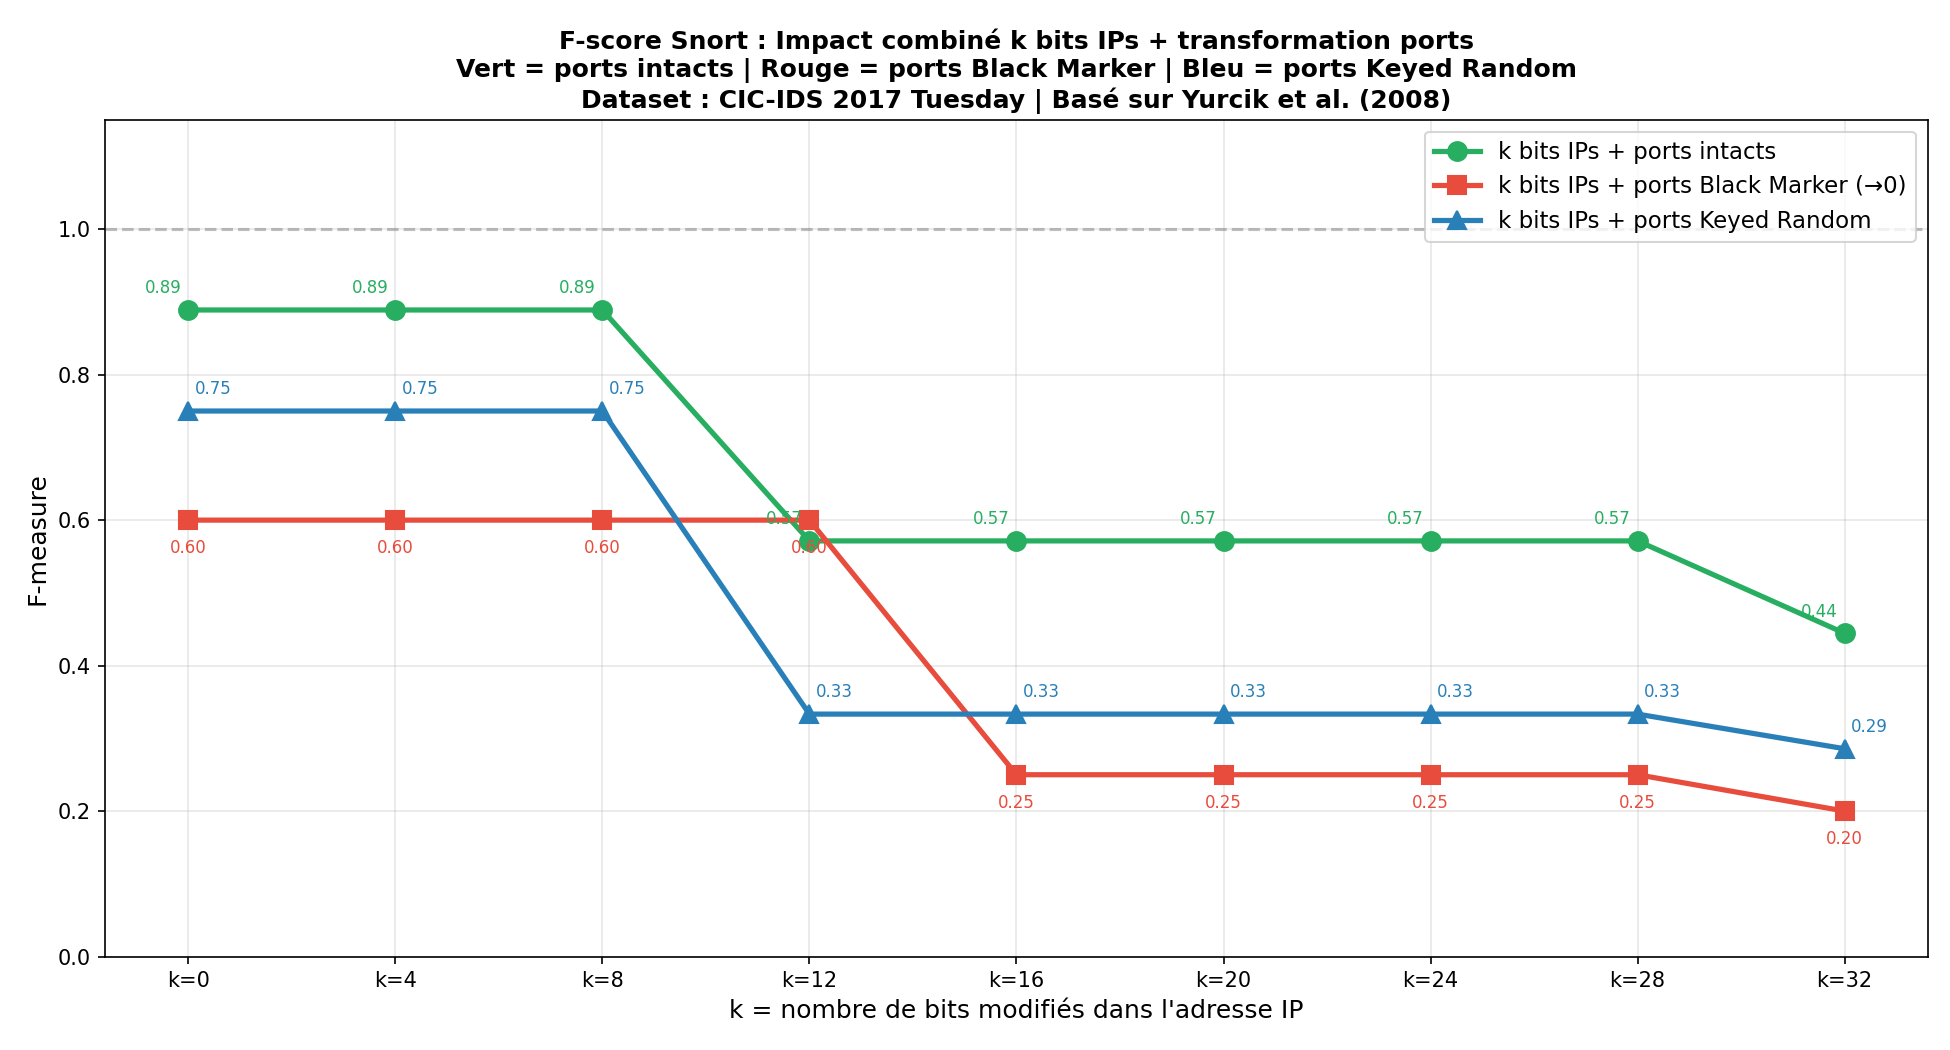

Write the Python code that produced this figure.
#!/usr/bin/env python3
"""
GRAPHIQUE 3 COURBES : K BITS IPs + TRANSFORMATION PORTS
=========================================================


Courbe 1 (verte)  : k bits IPs + ports INTACTS
Courbe 2 (rouge)  : k bits IPs + ports BLACK MARKER
Courbe 3 (bleue)  : k bits IPs + ports KEYED RANDOM
"""


import matplotlib
matplotlib.use('Agg')
import matplotlib.pyplot as plt
from snort_metrics import compute_ids_metrics


K_VALUES     = [0, 4, 8, 12, 16, 20, 24, 28, 32]
BASELINE_DIR = "./alerts_orig_ip"


def get_fmeasures(alert_prefix, label):
    """Calcule le F-score pour chaque k."""
    print(f"\n--- {label} ---")
    fmeasures = []
    for k in K_VALUES:
        alert_dir = f"./{alert_prefix}_k{k}"
        metrics   = compute_ids_metrics(BASELINE_DIR, alert_dir)
        fmeasures.append(metrics['F-measure'])
        print(f"  k={k:2d} | TP={metrics['TP']} FP={metrics['FP']} FN={metrics['FN']} | F-measure={metrics['F-measure']:.3f}")
    return fmeasures


print("="*60)
print("CALCUL F-SCORE - 3 COURBES")
print("="*60)


# Courbe 1 : ports intacts (déjà calculé)
fm_intact = get_fmeasures("alerts_C3", "k bits IPs + ports INTACTS")


# Courbe 2 : ports Black Marker
fm_bm = get_fmeasures("alerts_BM_ports", "k bits IPs + ports BLACK MARKER")


# Courbe 3 : ports Keyed Random
fm_keyed = get_fmeasures("alerts_keyed_ports", "k bits IPs + ports KEYED RANDOM")


# ============================================
# GRAPHIQUE
# ============================================


fig, ax = plt.subplots(figsize=(13, 7))


ax.plot(K_VALUES, fm_intact, 'o-',
        color='#27ae60', linewidth=2.5, markersize=9,
        label='k bits IPs + ports intacts')


ax.plot(K_VALUES, fm_bm, 's-',
        color='#e74c3c', linewidth=2.5, markersize=9,
        label='k bits IPs + ports Black Marker (→0)')


ax.plot(K_VALUES, fm_keyed, '^-',
        color='#2980b9', linewidth=2.5, markersize=9,
        label='k bits IPs + ports Keyed Random')


for k, f in zip(K_VALUES, fm_intact):
    ax.annotate(f'{f:.2f}', (k, f),
                textcoords="offset points",
                xytext=(-12, 8), ha='center',
                fontsize=8, color='#27ae60')


for k, f in zip(K_VALUES, fm_bm):
    ax.annotate(f'{f:.2f}', (k, f),
                textcoords="offset points",
                xytext=(0, -16), ha='center',
                fontsize=8, color='#e74c3c')


for k, f in zip(K_VALUES, fm_keyed):
    ax.annotate(f'{f:.2f}', (k, f),
                textcoords="offset points",
                xytext=(12, 8), ha='center',
                fontsize=8, color='#2980b9')


ax.set_xlabel('k = nombre de bits modifiés dans l\'adresse IP', fontsize=12)
ax.set_ylabel('F-measure', fontsize=12)
ax.set_title(
    'F-score Snort : Impact combiné k bits IPs + transformation ports\n'
    'Vert = ports intacts | Rouge = ports Black Marker | Bleu = ports Keyed Random\n'
    'Dataset : CIC-IDS 2017 Tuesday | Basé sur Yurcik et al. (2008)',
    fontsize=12, fontweight='bold'
)
ax.set_xticks(K_VALUES)
ax.set_xticklabels([f'k={k}' for k in K_VALUES], fontsize=10)
ax.set_ylim(0, 1.15)
ax.axhline(y=1.0, color='gray', linestyle='--', alpha=0.5)
ax.grid(True, alpha=0.3)
ax.legend(fontsize=11, loc='upper right')


plt.tight_layout()
plt.savefig('graph_kbits_3courbes.png', dpi=150)
print("\n✓ Graphique sauvegardé : graph_kbits_3courbes.png")
